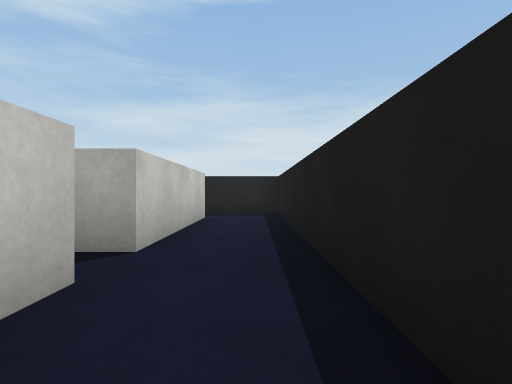
view 1 (above)

24 first-person views from a walk through a Unity game level. The camera is 0.58 m above the floor, looks level and sees 80° across. The floor is counted in squares, 1 m on a side. Each view is taken from the middle of a square. On the plan, view 1 faces up. The plan holds only what a view shows up to about 9 squares ahead; the rest is blank. The place goes on beyond the plan. Surface patterns are stand-ins for the level's own textures.

view 2
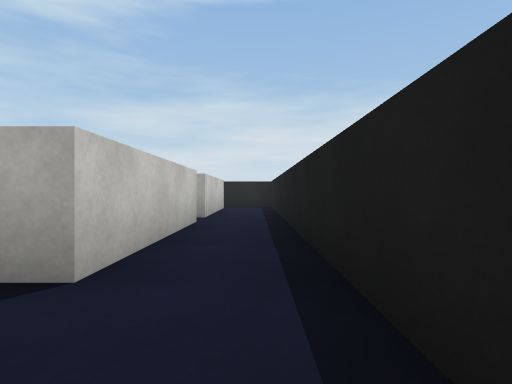

view 3
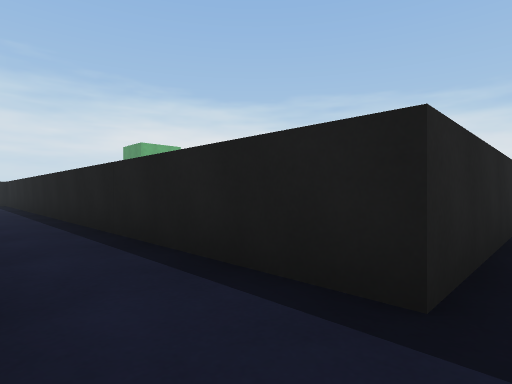

view 4
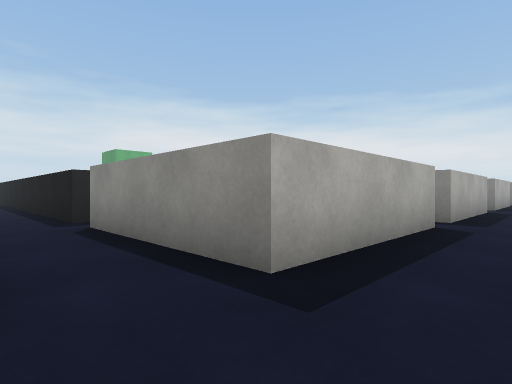

view 5
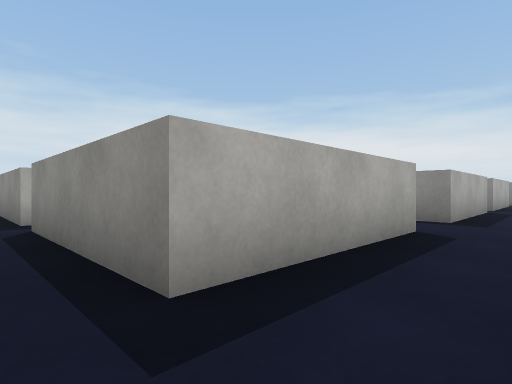

view 6
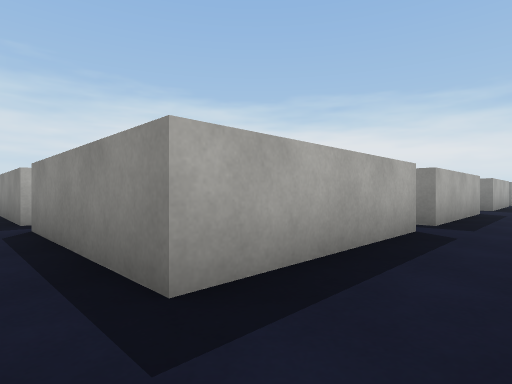

view 7
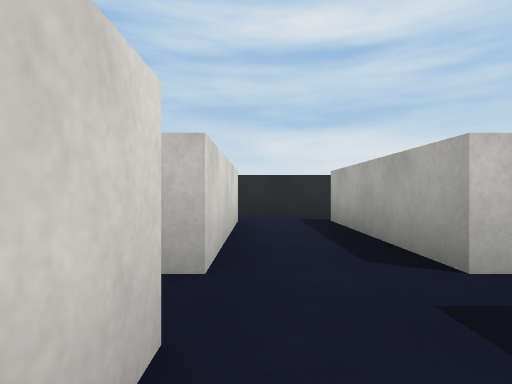

view 8
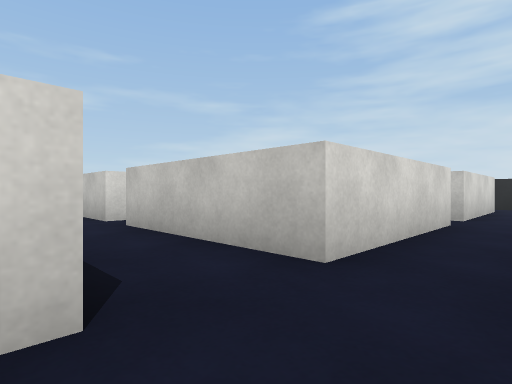

view 9
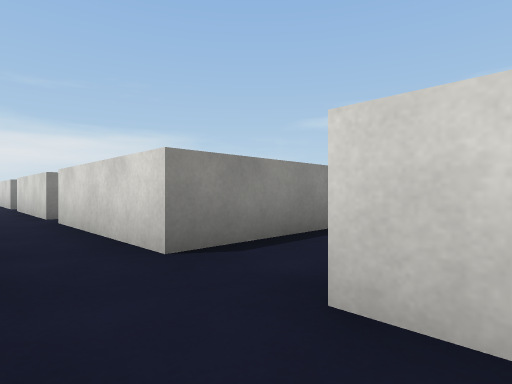

view 10
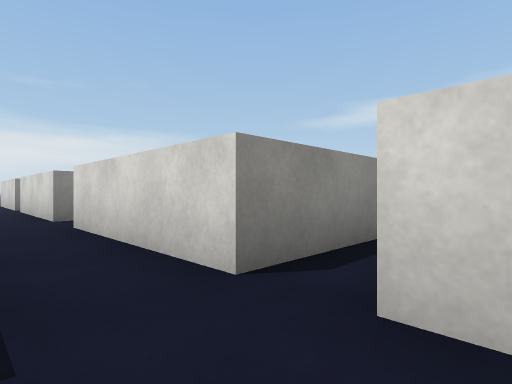

view 11
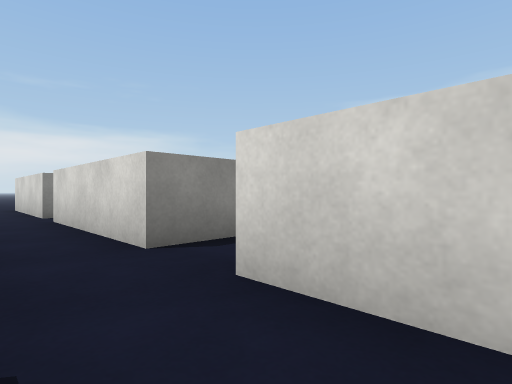

view 12
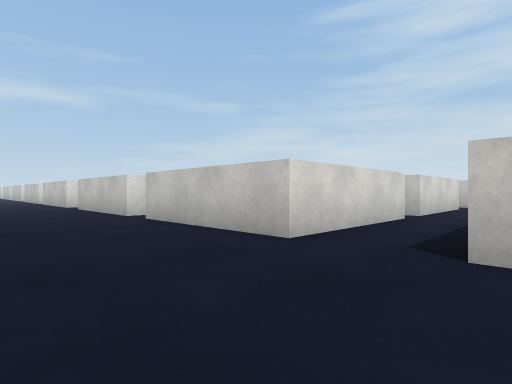

view 13
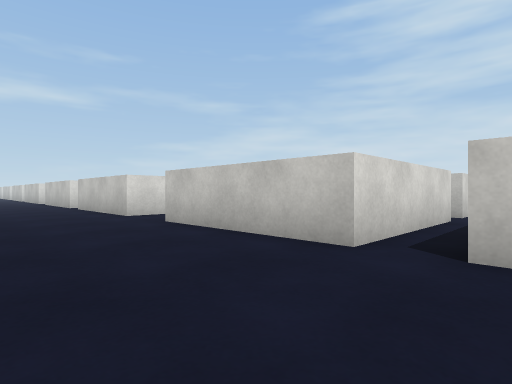

view 14
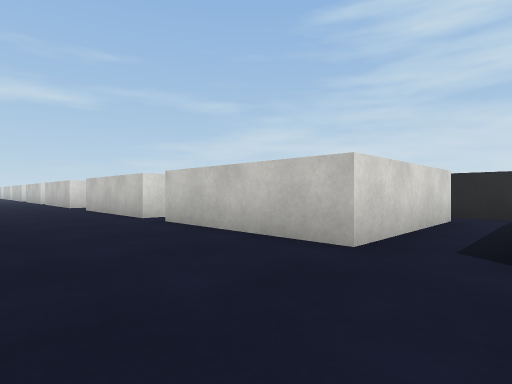

view 15
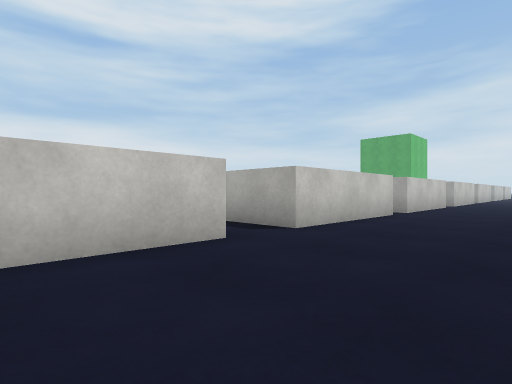

view 16
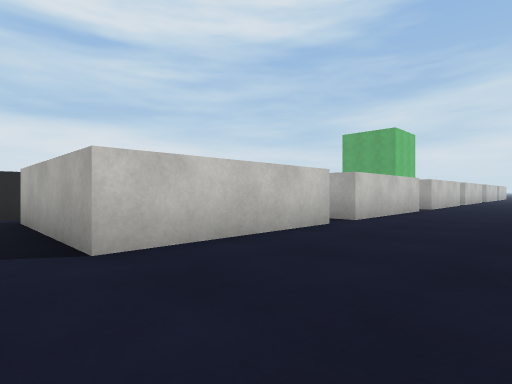

view 17
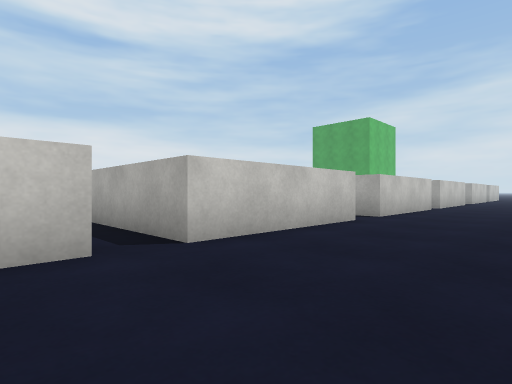

view 18
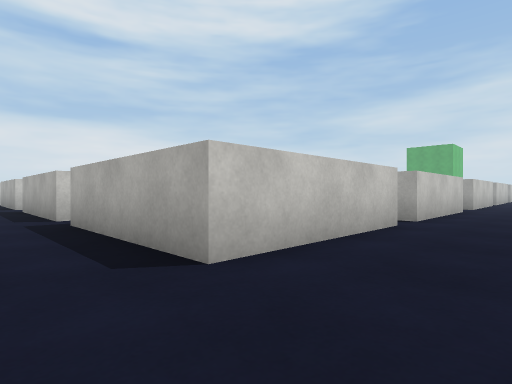

view 19
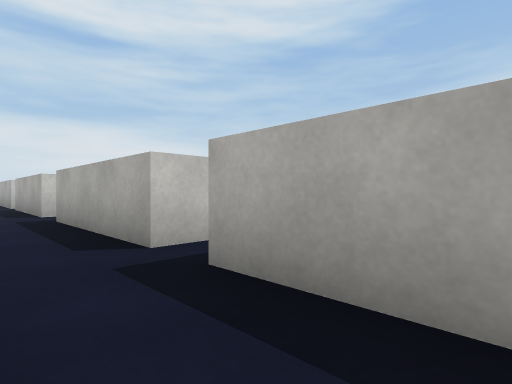

view 20
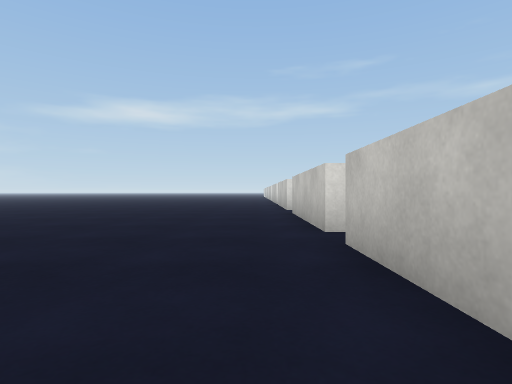

view 21
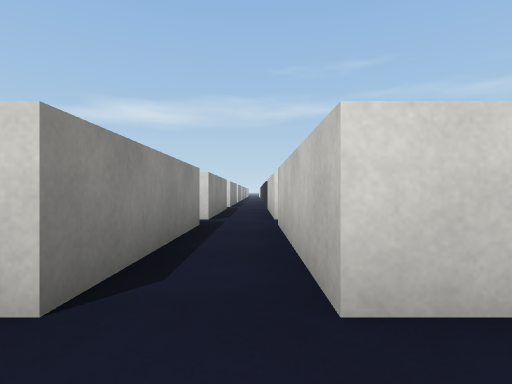

view 22
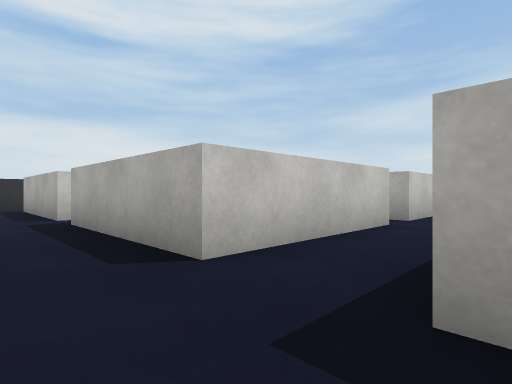

view 23
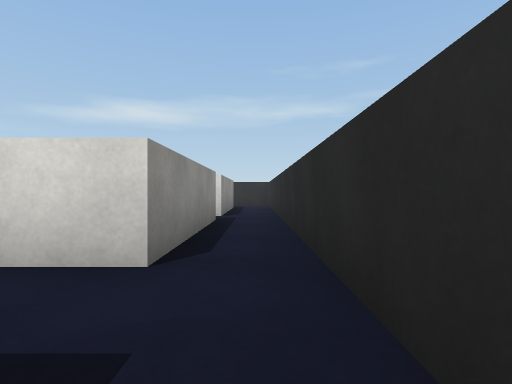

view 24
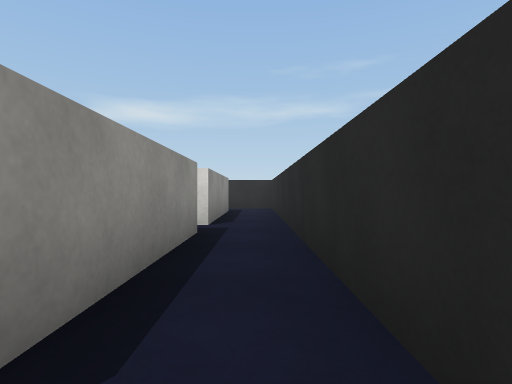

### Floor plan
Points are (right, up) in squares from view 1. A wall is a line through its corners. A room is listed if a view was taken in it or the views show most of it. See-through windows are left out.
Room 1 (views 1, 2)
walls: (-1.2, 2) (-1.2, -2.1); (-1.2, -5.9) (-1.2, -7.6); (-1.2, 6.9) (-1.2, 2.9); (0.6, -7.6) (0.6, 8.1) (-1.4, 8.1)
ways out: opening at (-1, -3); opening at (0, -7)
Room 2 (views 3, 23)
walls: (-10.2, -12.5) (-10.2, -8.5); (-1.2, -7.6) (-1.6, -7.6)
ways out: opening at (-11, -12) to room 3; opening at (-1, -8)
Room 3 (views 4, 5, 6, 7, 8, 9, 10, 11, 12, 13, 14, 15, 16, 17, 18, 19, 20, 21, 22, 24)
walls: (15, -12.5) (11, -12.5); (16, -14.4) (20, -14.4) (20, -18.5); (9.6, -12.5) (5.6, -12.5); (11, -18.4) (11, -14.4) (15, -14.4); (20, -8.5) (20, -12.5) (16, -12.5); (20, -19.4) (20, -22.5); (5.6, -16.8) (5.6, -14.4) (9.6, -14.4) (9.6, -18.4); (4.6, -12.5) (0.6, -12.5); (16, -3.5) (20, -3.5) (20, -7.6); (15, -1.9) (15, -3.9); (0.6, -17.2) (0.6, -14.4) (4.6, -14.4); (-1.2, -12.5) (-5.2, -12.5); (20, 2) (20, -2.1) (16, -2.1); (-5.2, -14.4) (-1.2, -14.4) (-1.2, -18.4); (-6.1, -12.5) (-10.2, -12.5); (20, 7) (20, 2.9); (20, 9.5) (20, 8.1); (-10.2, -18.4) (-10.2, -14.4) (-6.2, -14.4); (-11.6, -12.1) (-11.6, -18.5)
ways out: opening at (-11, -12) to room 2; opening at (-11, -18); opening at (0, -18); opening at (0, -12); opening at (5, -12); opening at (10, -18); opening at (10, -12); opening at (20, -8); opening at (21, -19)

Where each view was taken, in squares from view 1:
view 1: 0 up, 0 right, facing up
view 2: 4 down, 0 right, facing up
view 3: 8 down, 1 left, facing up-right
view 4: 14 down, 1 left, facing up-right
view 5: 14 down, 6 left, facing up-right
view 6: 14 down, 11 left, facing up-right
view 7: 14 down, 4 left, facing left
view 8: 13 down, 1 right, facing down-left
view 9: 13 down, 2 left, facing down-right
view 10: 13 down, 4 right, facing down-right
view 11: 13 down, 8 right, facing down-right
view 12: 12 down, 23 right, facing down-left
view 13: 7 down, 23 right, facing down-left
view 14: 2 down, 23 right, facing down-left
view 15: 6 down, 23 right, facing up-left
view 16: 3 down, 23 right, facing up-left
view 17: 1 up, 23 right, facing up-left
view 18: 14 down, 22 right, facing up-left
view 19: 14 down, 18 right, facing up-left
view 20: 15 down, 21 right, facing down
view 21: 13 down, 10 right, facing down
view 22: 14 down, 1 right, facing up-left
view 23: 12 down, 11 left, facing down
view 24: 14 down, 11 left, facing down
